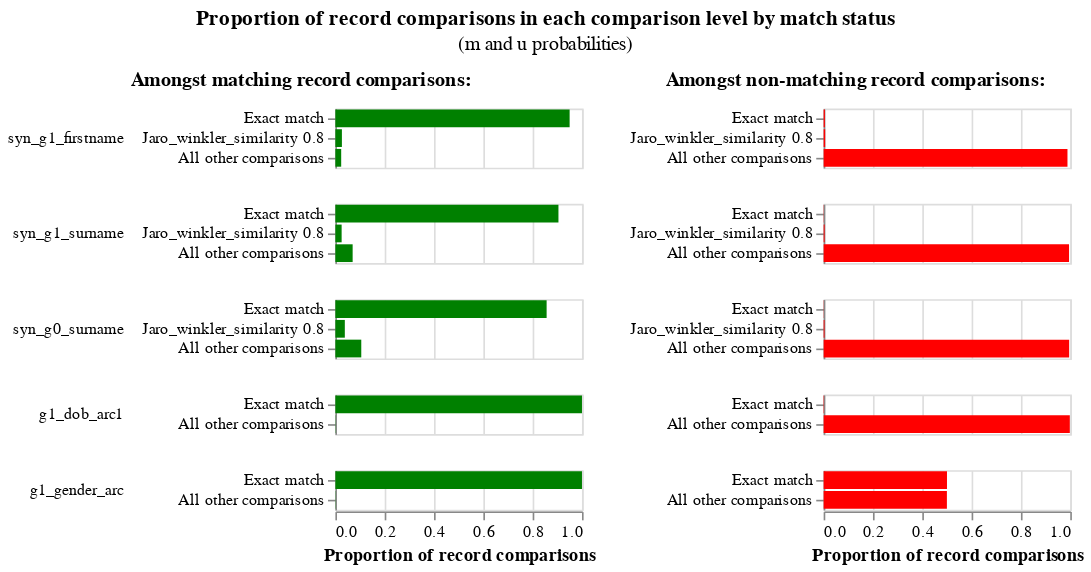

The code cell stored with this chart in its notebook:
### Code cell
linker.m_u_parameters_chart()

### Figure 1 — Vega-Lite specification as saved in the notebook (floating-point values rounded to 4 significant figures)
{"config": {"view": {"continuousWidth": 300, "continuousHeight": 300, "discreteHeight": 300, "discreteWidth": 400}, "header": {"title": null}, "title": {"anchor": "middle", "offset": 10}}, "hconcat": [{"mark": "bar", "encoding": {"color": {"value": "green"}, "row": {"field": "comparison_name", "header": {"labelAlign": "left", "labelAnchor": "middle", "labelAngle": 0}, "sort": {"field": "comparison_sort_order"}, "type": "nominal"}, "tooltip": [{"field": "m_probability_description", "title": "m probability description", "type": "nominal"}, {"field": "comparison_name", "title": "Comparison column name", "type": "nominal"}, {"field": "label_for_charts", "title": "Label", "type": "ordinal"}, {"field": "sql_condition", "title": "SQL condition", "type": "nominal"}, {"field": "m_probability", "format": ".4p", "title": "m probability", "type": "quantitative"}, {"field": "u_probability", "format": ".4p", "title": "u probability", "type": "quantitative"}, {"field": "bayes_factor", "format": ",.4f", "title": "Bayes factor = m/u", "type": "quantitative"}, {"field": "log2_bayes_factor", "format": ",.4f", "title": "Match weight = log2(m/u)", "type": "quantitative"}], "x": {"axis": {"title": "Proportion of record comparisons"}, "field": "m_probability", "type": "quantitative"}, "y": {"axis": {"title": null}, "field": "label_for_charts", "sort": {"field": "comparison_vector_value", "order": "descending"}, "type": "nominal"}}, "height": {"step": 12}, "resolve": {"scale": {"y": "independent"}}, "title": {"text": "Amongst matching record comparisons:", "fontSize": 12, "fontWeight": "bold"}, "transform": [{"filter": "(datum.bayes_factor != 'no-op filter due to vega lite issue 4680')"}], "width": 150}, {"mark": "bar", "encoding": {"color": {"value": "red"}, "row": {"field": "comparison_name", "header": {"labels": false}, "sort": {"field": "comparison_sort_order"}, "type": "nominal"}, "tooltip": [{"field": "u_probability_description", "title": "u probability description", "type": "nominal"}, {"field": "comparison_name", "title": "Comparison column name", "type": "nominal"}, {"field": "label_for_charts", "title": "Label", "type": "ordinal"}, {"field": "sql_condition", "title": "SQL condition", "type": "nominal"}, {"field": "m_probability", "format": ".4p", "title": "m probability", "type": "quantitative"}, {"field": "u_probability", "format": ".4p", "title": "u probability", "type": "quantitative"}, {"field": "bayes_factor", "format": ",.4f", "title": "Bayes factor = m/u", "type": "quantitative"}, {"field": "log2_bayes_factor", "format": ",.4f", "title": "Match weight = log2(m/u)", "type": "quantitative"}], "x": {"axis": {"title": "Proportion of record comparisons"}, "field": "u_probability", "type": "quantitative"}, "y": {"axis": {"title": null}, "field": "label_for_charts", "sort": {"field": "comparison_vector_value", "order": "descending"}, "type": "nominal"}}, "height": {"step": 12}, "resolve": {"scale": {"y": "independent"}}, "title": {"text": "Amongst non-matching record comparisons:", "fontSize": 12, "fontWeight": "bold"}, "transform": [{"filter": "(datum.bayes_factor != 'no-op filter2 due to vega lite issue 4680')"}], "width": 150}], "data": {"name": "data-5fa39fc88e655ade53aa688ed327f115"}, "title": {"text": "Proportion of record comparisons in each comparison level by match status", "subtitle": "(m and u probabilities)"}, "$schema": "https://vega.github.io/schema/vega-lite/v5.9.3.json", "datasets": {"data-5fa39fc88e655ade53aa688ed327f115": [{"comparison_name": "syn_g1_firstname", "sql_condition": "syn_g1_firstname_l = syn_g1_firstname_r", "label_for_charts": "Exact match", "m_probability": 0.9499, "u_probability": 0.005082, "m_probability_description": "Amongst matching record comparisons, 94.99% of records are in the exact match comparison level", "u_probability_description": "Amongst non-matching record comparisons, 0.51% of records are in the exact match comparison level", "has_tf_adjustments": false, "tf_adjustment_column": null, "tf_adjustment_weight": 1.0, "is_null_level": false, "bayes_factor": 186.9, "log2_bayes_factor": 7.546, "comparison_vector_value": 2, "max_comparison_vector_value": 2, "bayes_factor_description": "If comparison level is `exact match` then comparison is 186.94 times more likely to be a match", "probability_two_random_records_match": 7.53e-05, "comparison_sort_order": 0}, {"comparison_name": "syn_g1_firstname", "sql_condition": "jaro_winkler_similarity(\"syn_g1_firstname_l\", \"syn_g1_firstname_r\") >= 0.8", "label_for_charts": "Jaro_winkler_similarity 0.8", "m_probability": 0.02647, "u_probability": 0.006171, "m_probability_description": "Amongst matching record comparisons, 2.65% of records are in the jaro_winkler_similarity 0.8 comparison level", "u_probability_description": "Amongst non-matching record comparisons, 0.62% of records are in the jaro_winkler_similarity 0.8 comparison level", "has_tf_adjustments": false, "tf_adjustment_column": null, "tf_adjustment_weight": 1.0, "is_null_level": false, "bayes_factor": 4.289, "log2_bayes_factor": 2.101, "comparison_vector_value": 1, "max_comparison_vector_value": 2, "bayes_factor_description": "If comparison level is `jaro_winkler_similarity 0.8` then comparison is 4.29 times more likely to be a match", "probability_two_random_records_match": 7.53e-05, "comparison_sort_order": 0}, {"comparison_name": "syn_g1_firstname", "sql_condition": "ELSE", "label_for_charts": "All other comparisons", "m_probability": 0.0236, "u_probability": 0.9887, "m_probability_description": "Amongst matching record comparisons, 2.36% of records are in the all other comparisons comparison level", "u_probability_description": "Amongst non-matching record comparisons, 98.87% of records are in the all other comparisons comparison level", "has_tf_adjustments": false, "tf_adjustment_column": null, "tf_adjustment_weight": 1.0, "is_null_level": false, "bayes_factor": 0.02387, "log2_bayes_factor": -5.389, "comparison_vector_value": 0, "max_comparison_vector_value": 2, "bayes_factor_description": "If comparison level is `all other comparisons` then comparison is  41.90 times less likely to be a match", "probability_two_random_records_match": 7.53e-05, "comparison_sort_order": 0}, {"comparison_name": "syn_g1_surname", "sql_condition": "syn_g1_surname_l = syn_g1_surname_r", "label_for_charts": "Exact match", "m_probability": 0.9046, "u_probability": 0.0009392, "m_probability_description": "Amongst matching record comparisons, 90.46% of records are in the exact match comparison level", "u_probability_description": "Amongst non-matching record comparisons, 0.09% of records are in the exact match comparison level", "has_tf_adjustments": false, "tf_adjustment_column": null, "tf_adjustment_weight": 1.0, "is_null_level": false, "bayes_factor": 963.1, "log2_bayes_factor": 9.912, "comparison_vector_value": 2, "max_comparison_vector_value": 2, "bayes_factor_description": "If comparison level is `exact match` then comparison is 963.11 times more likely to be a match", "probability_two_random_records_match": 7.53e-05, "comparison_sort_order": 1}, {"comparison_name": "syn_g1_surname", "sql_condition": "jaro_winkler_similarity(\"syn_g1_surname_l\", \"syn_g1_surname_r\") >= 0.8", "label_for_charts": "Jaro_winkler_similarity 0.8", "m_probability": 0.02537, "u_probability": 0.003944, "m_probability_description": "Amongst matching record comparisons, 2.54% of records are in the jaro_winkler_similarity 0.8 comparison level", "u_probability_description": "Amongst non-matching record comparisons, 0.39% of records are in the jaro_winkler_similarity 0.8 comparison level", "has_tf_adjustments": false, "tf_adjustment_column": null, "tf_adjustment_weight": 1.0, "is_null_level": false, "bayes_factor": 6.434, "log2_bayes_factor": 2.686, "comparison_vector_value": 1, "max_comparison_vector_value": 2, "bayes_factor_description": "If comparison level is `jaro_winkler_similarity 0.8` then comparison is 6.43 times more likely to be a match", "probability_two_random_records_match": 7.53e-05, "comparison_sort_order": 1}, {"comparison_name": "syn_g1_surname", "sql_condition": "ELSE", "label_for_charts": "All other comparisons", "m_probability": 0.07002, "u_probability": 0.9951, "m_probability_description": "Amongst matching record comparisons, 7.00% of records are in the all other comparisons comparison level", "u_probability_description": "Amongst non-matching record comparisons, 99.51% of records are in the all other comparisons comparison level", "has_tf_adjustments": false, "tf_adjustment_column": null, "tf_adjustment_weight": 1.0, "is_null_level": false, "bayes_factor": 0.07037, "log2_bayes_factor": -3.829, "comparison_vector_value": 0, "max_comparison_vector_value": 2, "bayes_factor_description": "If comparison level is `all other comparisons` then comparison is  14.21 times less likely to be a match", "probability_two_random_records_match": 7.53e-05, "comparison_sort_order": 1}, {"comparison_name": "syn_g0_surname", "sql_condition": "syn_g0_surname_l = syn_g0_surname_r", "label_for_charts": "Exact match", "m_probability": 0.8566, "u_probability": 0.0008176, "m_probability_description": "Amongst matching record comparisons, 85.66% of records are in the exact match comparison level", "u_probability_description": "Amongst non-matching record comparisons, 0.08% of records are in the exact match comparison level", "has_tf_adjustments": false, "tf_adjustment_column": null, "tf_adjustment_weight": 1.0, "is_null_level": false, "bayes_factor": 1048.0, "log2_bayes_factor": 10.03, "comparison_vector_value": 2, "max_comparison_vector_value": 2, "bayes_factor_description": "If comparison level is `exact match` then comparison is 1,047.80 times more likely to be a match", "probability_two_random_records_match": 7.53e-05, "comparison_sort_order": 2}, {"comparison_name": "syn_g0_surname", "sql_condition": "jaro_winkler_similarity(\"syn_g0_surname_l\", \"syn_g0_surname_r\") >= 0.8", "label_for_charts": "Jaro_winkler_similarity 0.8", "m_probability": 0.03833, "u_probability": 0.003575, "m_probability_description": "Amongst matching record comparisons, 3.83% of records are in the jaro_winkler_similarity 0.8 comparison level", "u_probability_description": "Amongst non-matching record comparisons, 0.36% of records are in the jaro_winkler_similarity 0.8 comparison level", "has_tf_adjustments": false, "tf_adjustment_column": null, "tf_adjustment_weight": 1.0, "is_null_level": false, "bayes_factor": 10.72, "log2_bayes_factor": 3.422, "comparison_vector_value": 1, "max_comparison_vector_value": 2, "bayes_factor_description": "If comparison level is `jaro_winkler_similarity 0.8` then comparison is 10.72 times more likely to be a match", "probability_two_random_records_match": 7.53e-05, "comparison_sort_order": 2}, {"comparison_name": "syn_g0_surname", "sql_condition": "ELSE", "label_for_charts": "All other comparisons", "m_probability": 0.105, "u_probability": 0.9956, "m_probability_description": "Amongst matching record comparisons, 10.50% of records are in the all other comparisons comparison level", "u_probability_description": "Amongst non-matching record comparisons, 99.56% of records are in the all other comparisons comparison level", "has_tf_adjustments": false, "tf_adjustment_column": null, "tf_adjustment_weight": 1.0, "is_null_level": false, "bayes_factor": 0.1055, "log2_bayes_factor": -3.245, "comparison_vector_value": 0, "max_comparison_vector_value": 2, "bayes_factor_description": "If comparison level is `all other comparisons` then comparison is  9.48 times less likely to be a match", "probability_two_random_records_match": 7.53e-05, "comparison_sort_order": 2}, {"comparison_name": "g1_dob_arc1", "sql_condition": "\"g1_dob_arc1_l\" = \"g1_dob_arc1_r\"", "label_for_charts": "Exact match", "m_probability": 1.0, "u_probability": 0.00173, "m_probability_description": "Amongst matching record comparisons, 100.00% of records are in the exact match comparison level", "u_probability_description": "Amongst non-matching record comparisons, 0.17% of records are in the exact match comparison level", "has_tf_adjustments": false, "tf_adjustment_column": null, "tf_adjustment_weight": 1.0, "is_null_level": false, "bayes_factor": 578.0, "log2_bayes_factor": 9.175, "comparison_vector_value": 1, "max_comparison_vector_value": 1, "bayes_factor_description": "If comparison level is `exact match` then comparison is 577.97 times more likely to be a match", "probability_two_random_records_match": 7.53e-05, "comparison_sort_order": 3}, {"comparison_name": "g1_dob_arc1", "sql_condition": "ELSE", "label_for_charts": "All other comparisons", "m_probability": 0.001, "u_probability": 0.9983, "m_probability_description": "Amongst matching record comparisons, 0.10% of records are in the all other comparisons comparison level", "u_probability_description": "Amongst non-matching record comparisons, 99.83% of records are in the all other comparisons comparison level", "has_tf_adjustments": false, "tf_adjustment_column": null, "tf_adjustment_weight": 1.0, "is_null_level": false, "bayes_factor": 0.001002, "log2_bayes_factor": -9.963, "comparison_vector_value": 0, "max_comparison_vector_value": 1, "bayes_factor_description": "If comparison level is `all other comparisons` then comparison is  998.27 times less likely to be a match", "probability_two_random_records_match": 7.53e-05, "comparison_sort_order": 3}, {"comparison_name": "g1_gender_arc", "sql_condition": "\"g1_gender_arc_l\" = \"g1_gender_arc_r\"", "label_for_charts": "Exact match", "m_probability": 1.0, "u_probability": 0.5002, "m_probability_description": "Amongst matching record comparisons, 100.00% of records are in the exact match comparison level", "u_probability_description": "Amongst non-matching record comparisons, 50.02% of records are in the exact match comparison level", "has_tf_adjustments": false, "tf_adjustment_column": null, "tf_adjustment_weight": 1.0, "is_null_level": false, "bayes_factor": 1.999, "log2_bayes_factor": 0.9995, "comparison_vector_value": 1, "max_comparison_vector_value": 1, "bayes_factor_description": "If comparison level is `exact match` then comparison is 2.00 times more likely to be a match", "probability_two_random_records_match": 7.53e-05, "comparison_sort_order": 4}, {"comparison_name": "g1_gender_arc", "sql_condition": "ELSE", "label_for_charts": "All other comparisons", "m_probability": 0.001, "u_probability": 0.4998, "m_probability_description": "Amongst matching record comparisons, 0.10% of records are in the all other comparisons comparison level", "u_probability_description": "Amongst non-matching record comparisons, 49.98% of records are in the all other comparisons comparison level", "has_tf_adjustments": false, "tf_adjustment_column": null, "tf_adjustment_weight": 1.0, "is_null_level": false, "bayes_factor": 0.002001, "log2_bayes_factor": -8.965, "comparison_vector_value": 0, "max_comparison_vector_value": 1, "bayes_factor_description": "If comparison level is `all other comparisons` then comparison is  499.82 times less likely to be a match", "probability_two_random_records_match": 7.53e-05, "comparison_sort_order": 4}]}}
